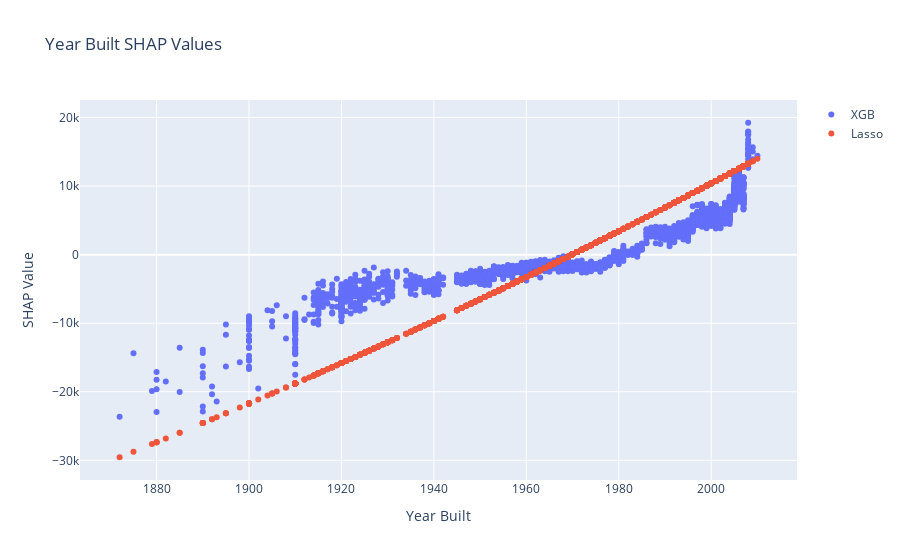

The notebook cell this image was saved under:
### Code cell
trace1 = go.Scatter(
    x=X.YearBuilt,
    y=shap_values_df_xgb_o.YearBuilt,
    mode='markers',
    name='XGB'
)
trace2 = go.Scatter(
    x= X.YearBuilt,
    y= dollar_shap_values_lasso_comb.YearBuilt,
    mode='markers',
    name='Lasso'
)

# Create the layout
layout = go.Layout(
    title='Year Built SHAP Values',
    xaxis=dict(title='Year Built'),
    yaxis=dict(title='SHAP Value'),
)

fig = go.Figure(data=[trace1, trace2], layout=layout)

fig.show()

### Figure 1 — Plotly figure (JSON) as saved in the notebook; plotly's stock layout.template omitted (floating-point values rounded to 4 significant figures; data arrays with more than 128 entries replaced by an {"elided": "..."} marker saying what was removed)
{"data": [{"mode": "markers", "name": "XGB", "type": "scatter", "x": {"elided": "2333 int values"}, "y": {"elided": "2333 float values"}}, {"mode": "markers", "name": "Lasso", "type": "scatter", "x": {"elided": "2333 int values"}, "y": {"elided": "2333 float values"}}], "layout": {"title": {"text": "Year Built SHAP Values"}, "xaxis": {"title": {"text": "Year Built"}}, "yaxis": {"title": {"text": "SHAP Value"}}}}
